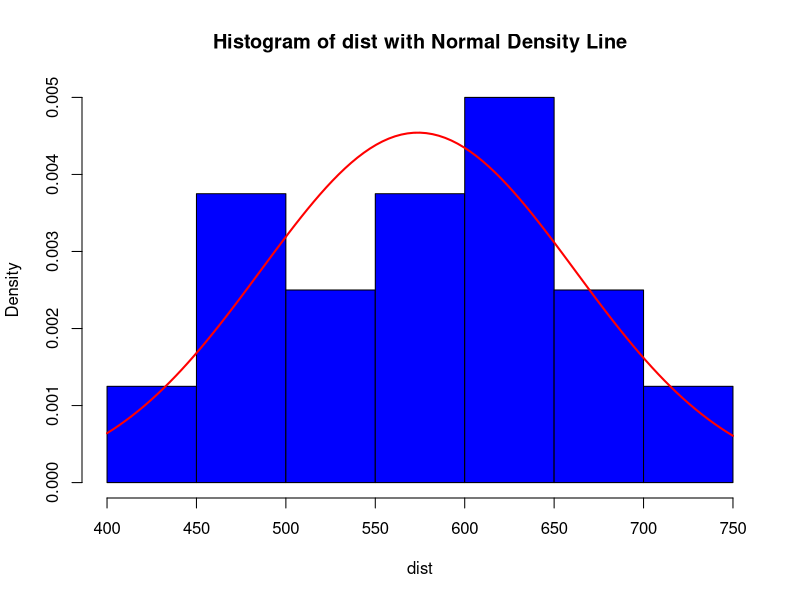

Here is the R script that generated this plot:
#exercise 2
#a)
ball <- factor(rep(c(1,2),each=8))
temp <- factor(rep(c(1,2),each=4,times=2))
age <- factor(c(1,1,2,2,2,2,1,1,2,2,1,1,2,2,1,1))
distance <- c(540,567,553,465,637,562,613,685,467,412,497,
             525,647,619,719,673)
data = data.frame(ball,temp,age,distance)

shapiro.test(distance)

hist(distance, freq = FALSE, main = "Histogram of dist with Normal Density Line", 
     xlab = "dist", ylab = "Density", col = "blue")

mean_distance <- mean(distance)
sd_distance <- sd(distance)
curve(dnorm(x, mean = mean_distance, sd = sd_distance), 
      col = "red", lwd = 2, add = TRUE)


m1<-glm(distance~ball*temp*age,gaussian)
summary(m1)
anova(m1,test="F")  #interaction between temp and age the least significant variable,remove

m2<-glm(distance~ball*(temp+age)+ball:temp:age,gaussian)
summary(m2)
anova(m2,test="F") #three way interaction least significant variable,remove

m3<-glm(distance~ball*(temp+age),gaussian)
summary(m3)
anova(m3,test="F") #ball variable least important here,remove

m4<-glm(distance~temp*age+ball:temp,gaussian)
summary(m4)
anova(m4,test="F") #interaction between temp and age should be removed here


m5<-glm(distance~temp+age+ball:temp,gaussian)
summary(m5)
anova(m5,test="F") # the models looks ok 

m6<-glm(distance~temp+age,gaussian)
summary(m6)
anova(m6,test="F") #all variables left are statistically significant

AIC(m1,m2,m3,m4,m5,m6)  #m5 model looks better in AIC comparison

#temperature age and the interaction between ball and temp are important to explain the data

#Apply multiple comparisons for explaining the statistically significant interactions of the model.
library(emmeans)
emmeans(m3,pairwise~ball*temp,adjust="bonferroni",type="response")
#we take estimates of differences

emmeans(m3,pairwise~temp|ball,adjust="tukey",type="response") 
